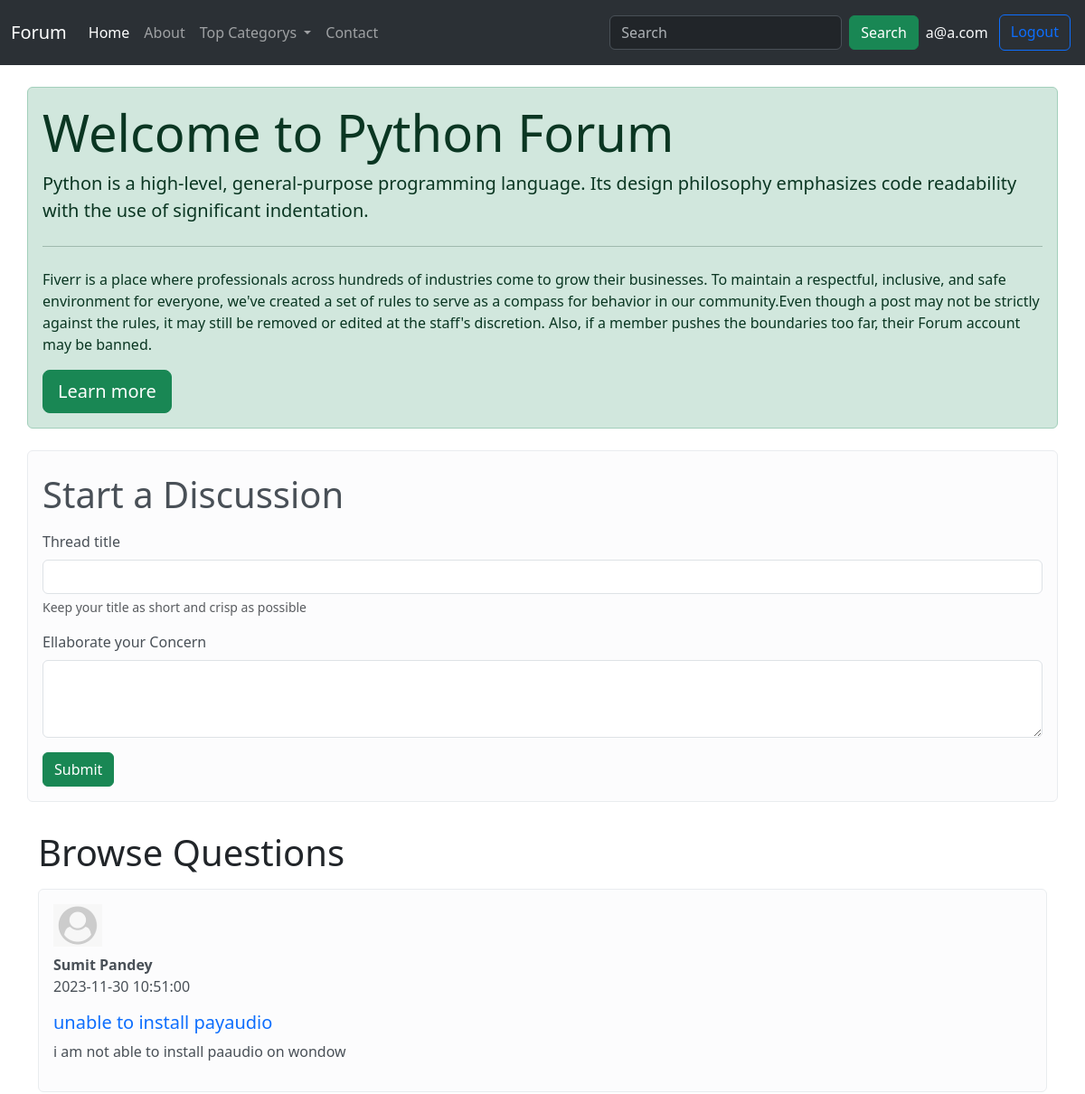
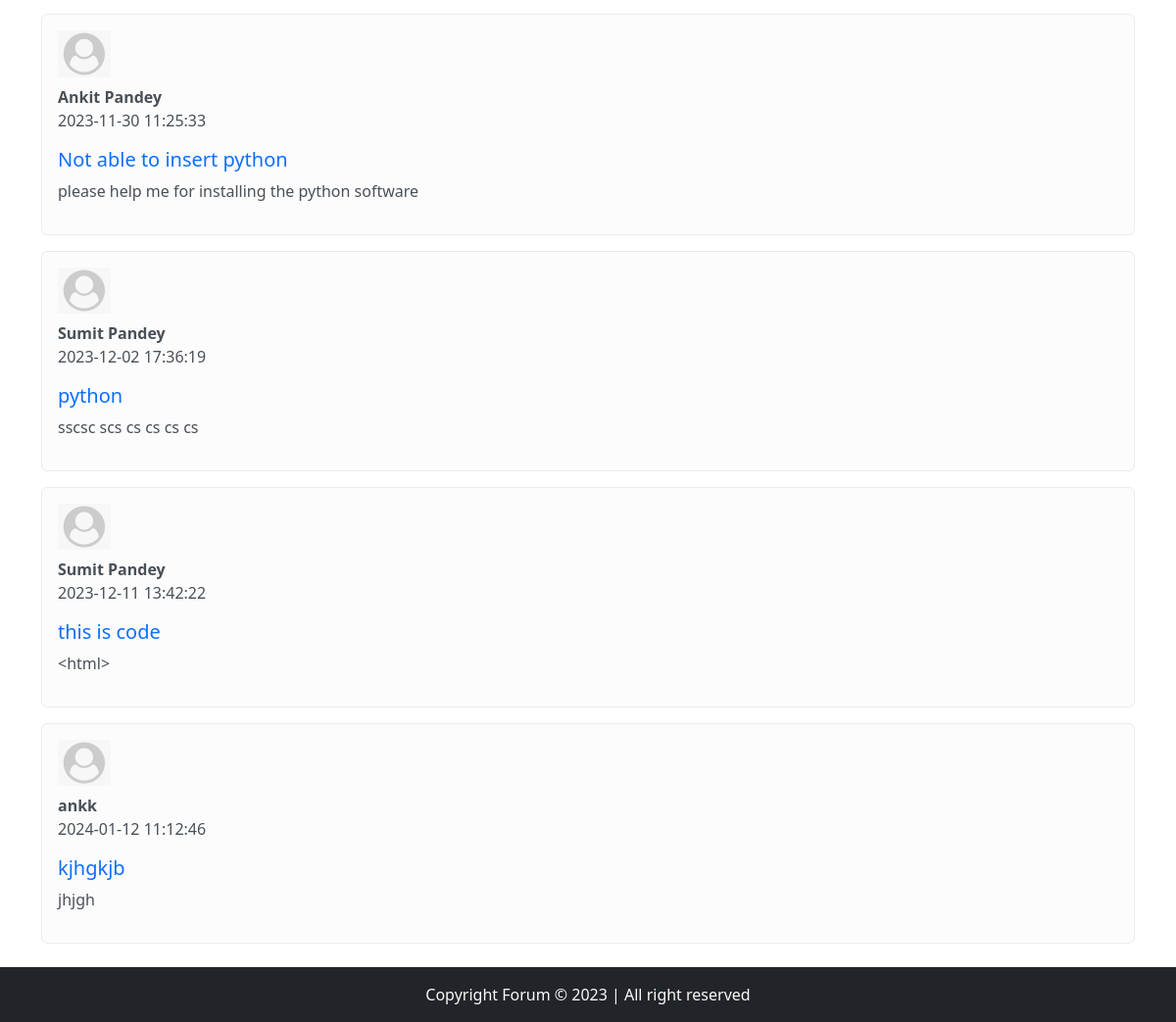
The page /threadlist.php?catid=1 (signed in) on the database its author committed (2 pictures, top to bottom).
### tables this page shows
CREATE TABLE `categories` (
  `category_id` int(8) NOT NULL,
  `category_name` varchar(255) NOT NULL,
  `category_description` varchar(255) NOT NULL,
  `created` datetime NOT NULL DEFAULT current_timestamp()
);

CREATE TABLE `threads` (
  `thread_id` int(7) NOT NULL,
  `thread_title` varchar(255) NOT NULL,
  `thread_desc` text NOT NULL,
  `thread_cat_id` int(7) NOT NULL,
  `thread_user_id` int(7) NOT NULL,
  `timestamp` datetime NOT NULL DEFAULT current_timestamp()
);

CREATE TABLE `user_table` (
  `sno` int(8) NOT NULL,
  `usname` text NOT NULL,
  `user_email` varchar(40) NOT NULL,
  `user_pass` varchar(255) NOT NULL,
  `timestamp` datetime NOT NULL DEFAULT current_timestamp()
);

### threadlist.php (the view, shortened to what this page needs)
<!doctype html>
<html lang="en">
<head>
    <link href="https://cdn.jsdelivr.net/npm/bootstrap@5.3.2/dist/css/bootstrap.min.css" rel="stylesheet">
</head>
<body>
    <?php
    include 'partials/_dbconnect.php';
    include 'partials/_header.php';
    ?>
    <?php
    $id = $_GET['catid'];
    $sql = "SELECT * FROM `categories` WHERE category_id=$id";
    $result = mysqli_query($conn, $sql);
    while ($row = mysqli_fetch_assoc($result)) {
        $catname = $row['category_name'];
        $catdesc = $row['category_description'];
    }
    ?>
    <div class="container my-4 alert alert-success">
        <div class="jumbotron">
            <h1 class="display-4">Welcome to <?php echo $catname; ?> Forum</h1>
            <p class="lead"><?php echo $catdesc; ?></p>
            <hr class="my-4">
            <p>Fiverr is a place where professionals across hundreds of industries come to grow their businesses. To maintain a respectful, inclusive, and safe environment for everyone, we've created a set of rules to serve as a compass for behavior in our community.Even though a post may not be strictly against the rules, it may still be removed or edited at the staff's discretion. Also, if a member pushes the boundaries too far, their Forum account may be banned.</p>
            <a class="btn btn-success btn-lg" href="#" role="button">Learn more</a>
        </div>
    </div>
    <?php
    if (isset($_SESSION['loggedin']) == true) {
        echo '<div class="container alert alert-light">
        <h1 class="py-2">Start a Discussion</h1>
        <form action="' . $_SERVER["REQUEST_URI"] . '" method="post">
            <div class="mb-3">
                <label for="exampleInputEmail1" class="form-label">Thread title</label>
                <input type="text" class="form-control" id="title" name="title" aria-describedby="Title">
                <div id="emailHelp" class="form-text">Keep your title as short and crisp as possible</div>
            </div>
            <div class="mb-3">
                <label for="exampleFormControlTextarea1"  class="form-label">Ellaborate your Concern</label>
                <textarea class="form-control" id="desc" name="desc" rows="3"></textarea>
                <input type="hidden" name="sno" value=" '. $_SESSION['sno'] . '">
            </div>
            <button type="submit" class="btn btn-success">Submit</button>
        </form>
    </div>';
    }
    ?>
    <div class="container my-4 question">
        <h1 class="py-2">Browse Questions</h1>
        <?php
        $id = $_GET['catid'];
        $sql = "SELECT * FROM `threads` WHERE thread_cat_id=$id";
        $result = mysqli_query($conn, $sql);
        while ($row = mysqli_fetch_assoc($result)) {
            $id = $row['thread_id'];
            $title = $row['thread_title'];
            $desc = $row['thread_desc'];
            $thread_time = $row['timestamp'];
            $thread_user_id = $row['thread_user_id'];
            $sql2 = "SELECT usname FROM `user_table` WHERE sno='$thread_user_id'";
            $result2 = mysqli_query($conn, $sql2);
            $row2 = mysqli_fetch_assoc($result2);
            echo '<div class="media alert alert-light">
            <img src="img/default_user.png" class="mr-2 br-6" width="54px">
            <div class="media-body my-2">
            <p class="fw-bold my-0">' . $row2['usname'] . '</p><p>' . $thread_time . '</p>
                <h5 class="mt-0"> <a class="text-decoration-none" href="thread.php?threadid=' . $id . '">' . $title . '</a></h5>
                <p>' . $desc . '</p>
            </div>
        </div>';
        }
        ?>
    </div>
    <?php
    include 'partials/_footer.php';
    ?>
</body>
</html>

### threadlist.php (style rules this page uses)
.question { min-height: 333px; }

### rows shown on the page
categories: category_name "Python", category_description "Python is a high-level, general-purpose programming language. Its design philosophy emphasizes code readability with the use of significant indentation."
threads: user_table.usname "Sumit Pandey", timestamp "2023-11-30 10:51:00", thread_title "unable to install payaudio", thread_desc "i am not able to install paaudio on wondow"
threads: user_table.usname "Ankit Pandey", timestamp "2023-11-30 11:25:33", thread_title "Not able to insert python", thread_desc "please help me for installing the python software"
threads: user_table.usname "Sumit Pandey", timestamp "2023-12-02 17:36:19", thread_title "python", thread_desc "sscsc scs cs cs cs cs"
threads: user_table.usname "Sumit Pandey", timestamp "2023-12-11 13:42:22", thread_title "this is code", thread_desc "<html>"
threads: user_table.usname "ankk", timestamp "2024-01-12 11:12:46", thread_title "kjhgkjb", thread_desc "jhjgh"

### other values the page prints
$_SESSION['user_email'] "a@a.com"
